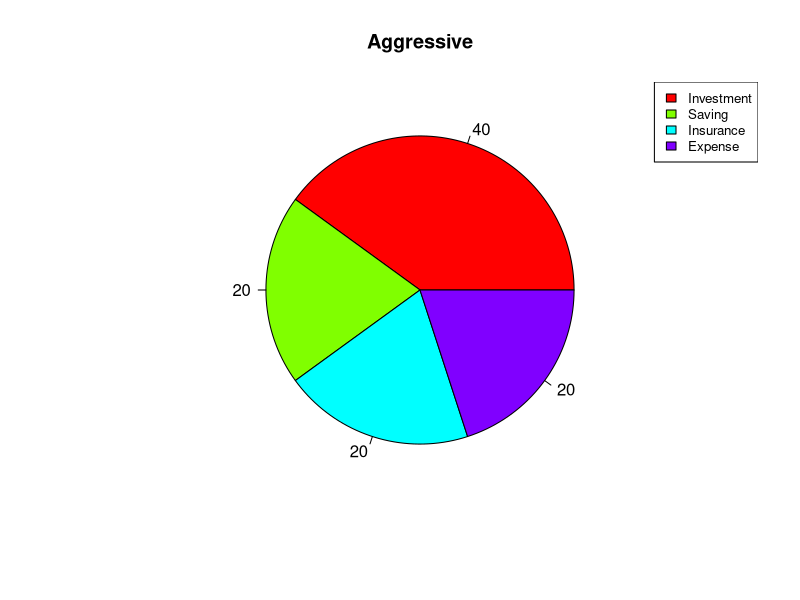
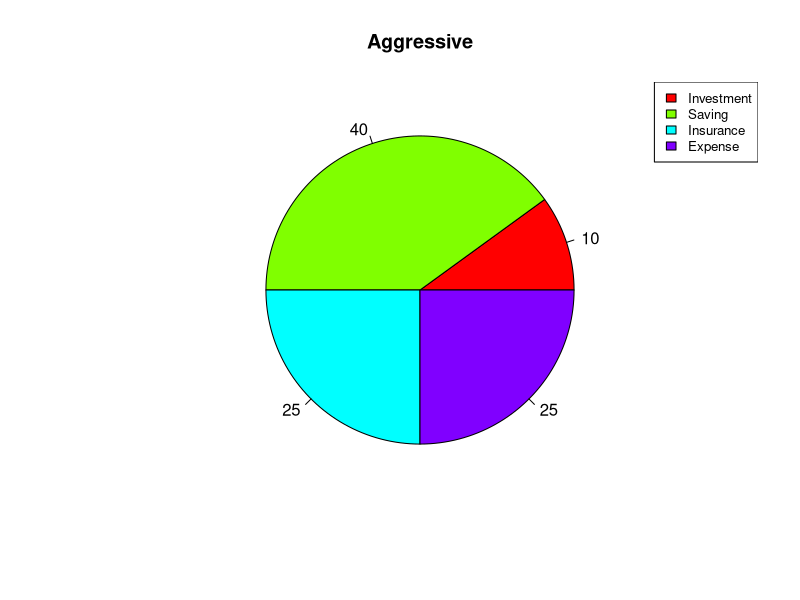
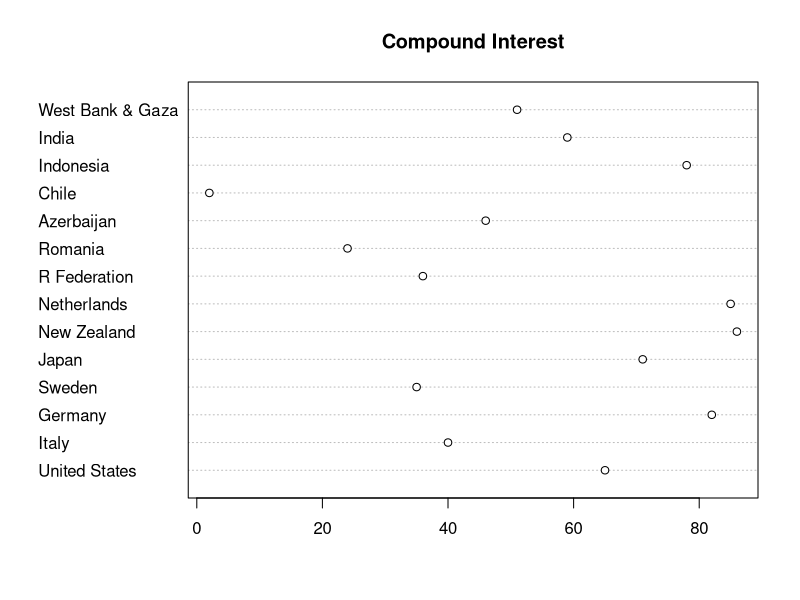
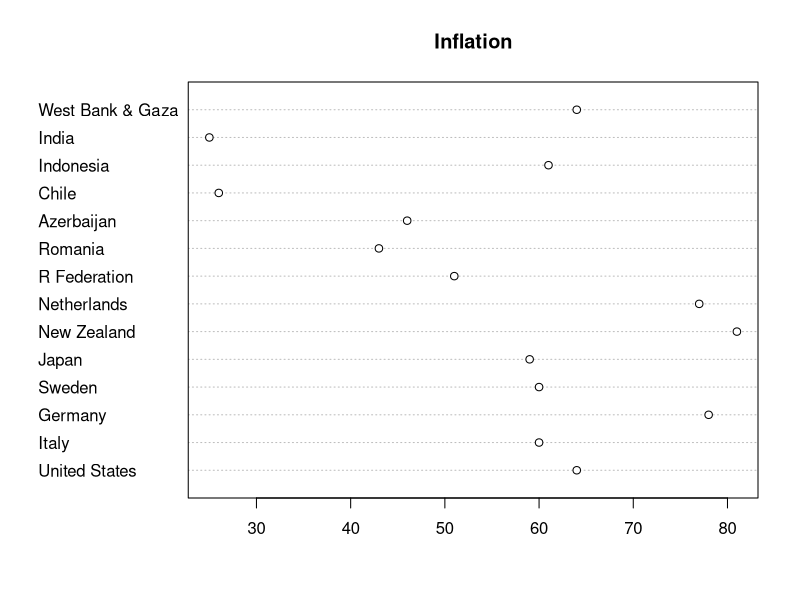
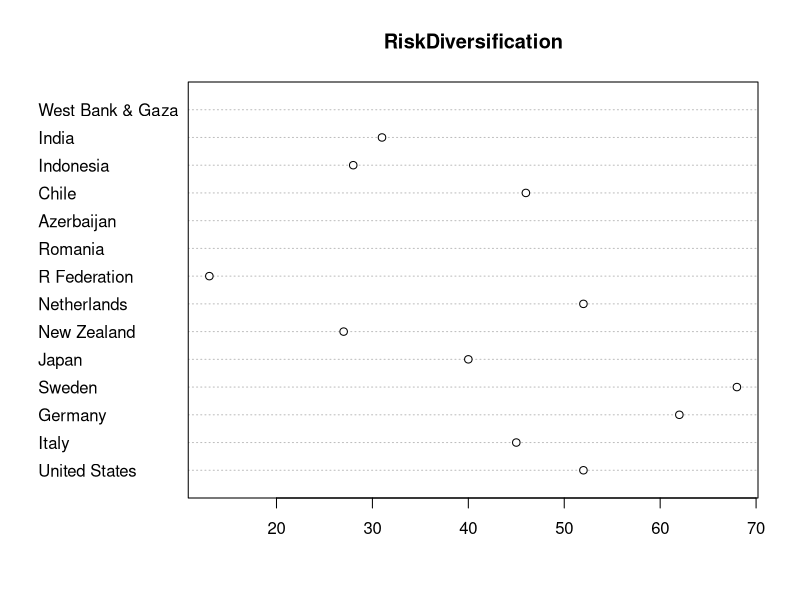
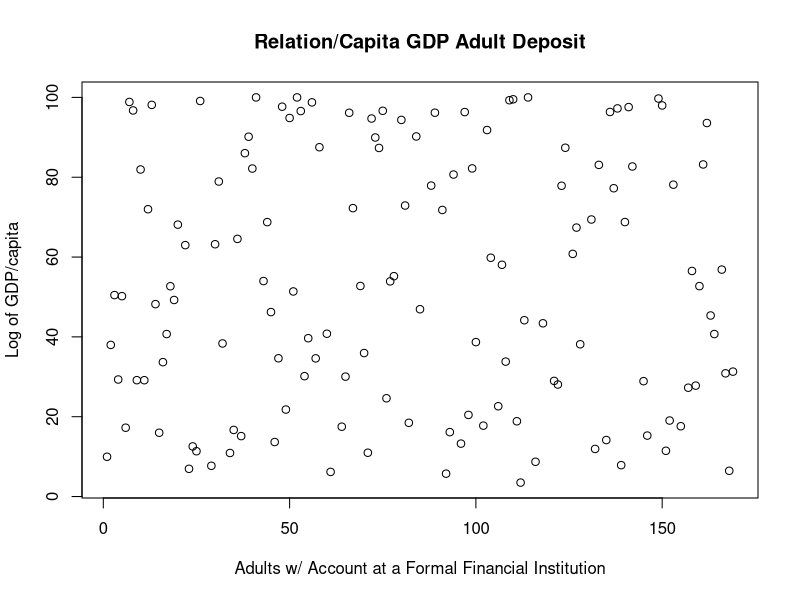

Recreate these plots in R, in order.
## ---- chunk 1
knitr::opts_chunk$set(echo = TRUE)
## ---- chunk 2
x <- c(40, 20, 20, 20)
labels <- c("Investment", "Saving", "Insurance", "Expense")
piepercent<- round(100*x/sum(x), 1)

pie(x,labels = piepercent, main = "Aggressive", col = rainbow(length(x)))
legend("topright", c("Investment", "Saving", "Insurance", "Expense"), cex = 0.8,
   fill = rainbow(length(x)))
# (echo = FALSE)
## ---- chunk 3
x <- c(10, 40, 25, 25)
labels <- c("Investment", "Saving", "Insurance", "Expense")
piepercent<- round(100*x/sum(x), 1)

pie(x,labels = piepercent, main = "Aggressive", col = rainbow(length(x)))
legend("topright", c("Investment", "Saving", "Insurance", "Expense"), cex = 0.8,
   fill = rainbow(length(x)))
# (echo = FALSE)
## ---- chunk 4
library(readr)
data <- read.csv("financial-literacy-survey.csv")
print(data)

## ---- chunk 5
x = mean(data$Overall_Ranking)

sprintf("Mean: %.2f", x)
## ---- chunk 6
std = sd(data$Overall_Ranking)

sprintf("Standard Deviation: %.2f", std)
## ---- chunk 7
dot <- read.csv("financial-literacy-survey.csv")
dotchart(dot$Q1..Compound.Interest, labels = dot$Country, main = "Compound Interest") #Q1
dotchart(dot$Q2..Inflation, labels = dot$Country, main = "Inflation") #Q2
dotchart(dot$Q3..Risk.Diversification, labels = dot$Country, main = "RiskDiversification") #Q3

## ---- chunk 8
library(readr)
data2 <- read.csv("relation-per-capita-GDP-adult-deposit.csv")
head(data, 5)
## ---- chunk 9
summary(data2)
## ---- chunk 10
x = mean(data2$Log.of.GDP.per.capita)

sprintf("Mean: %.2f", x)
## ---- chunk 11
std = sd(data2$Log.of.GDP.per.capita)

sprintf("Standard Deviation: %.2f", std)
## ---- chunk 12
plot(data2$Adults.with.account.at.a.formal.financial.institution, data2$Log.of.GDP.per.capita, xlab = "Adults w/ Account at a Formal Financial Institution", 
     ylab = "Log of GDP/capita", main = "Relation/Capita GDP Adult Deposit")
